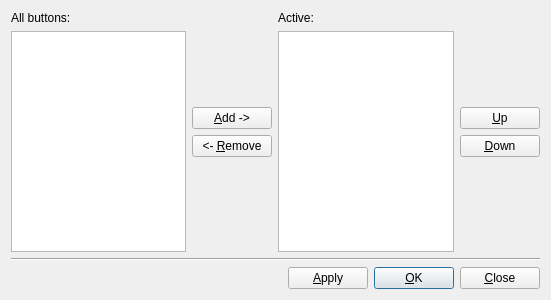
<?xml version="1.0" encoding="UTF-8"?>
<ui version="4.0">
 <class>ToolBarSetup</class>
 <widget class="QDialog" name="ToolBarSetup">
  <property name="geometry">
   <rect>
    <x>0</x>
    <y>0</y>
    <width>551</width>
    <height>300</height>
   </rect>
  </property>
  <property name="windowTitle">
   <string>Toolbar setup</string>
  </property>
  <layout class="QVBoxLayout">
   <property name="spacing">
    <number>6</number>
   </property>
   <property name="margin">
    <number>11</number>
   </property>
   <item>
    <layout class="QHBoxLayout">
     <property name="spacing">
      <number>6</number>
     </property>
     <property name="margin">
      <number>0</number>
     </property>
     <item>
      <layout class="QVBoxLayout">
       <property name="spacing">
        <number>6</number>
       </property>
       <property name="margin">
        <number>0</number>
       </property>
       <item>
        <widget class="QLabel" name="TextLabel1">
         <property name="text">
          <string>All buttons:</string>
         </property>
         <property name="wordWrap">
          <bool>false</bool>
         </property>
        </widget>
       </item>
       <item>
        <widget class="QListWidget" name="lstButtons"/>
       </item>
      </layout>
     </item>
     <item>
      <layout class="QVBoxLayout">
       <property name="spacing">
        <number>6</number>
       </property>
       <property name="margin">
        <number>0</number>
       </property>
       <item>
        <spacer name="Spacer2">
         <property name="orientation">
          <enum>Qt::Vertical</enum>
         </property>
         <property name="sizeType">
          <enum>QSizePolicy::Expanding</enum>
         </property>
         <property name="sizeHint" stdset="0">
          <size>
           <width>20</width>
           <height>20</height>
          </size>
         </property>
        </spacer>
       </item>
       <item>
        <widget class="QPushButton" name="btnAdd">
         <property name="text">
          <string>&amp;Add -&gt;</string>
         </property>
        </widget>
       </item>
       <item>
        <widget class="QPushButton" name="btnRemove">
         <property name="text">
          <string>&lt;- &amp;Remove</string>
         </property>
        </widget>
       </item>
       <item>
        <spacer name="Spacer3">
         <property name="orientation">
          <enum>Qt::Vertical</enum>
         </property>
         <property name="sizeType">
          <enum>QSizePolicy::Expanding</enum>
         </property>
         <property name="sizeHint" stdset="0">
          <size>
           <width>20</width>
           <height>20</height>
          </size>
         </property>
        </spacer>
       </item>
      </layout>
     </item>
     <item>
      <layout class="QVBoxLayout">
       <property name="spacing">
        <number>6</number>
       </property>
       <property name="margin">
        <number>0</number>
       </property>
       <item>
        <widget class="QLabel" name="TextLabel2">
         <property name="text">
          <string>Active:</string>
         </property>
         <property name="wordWrap">
          <bool>false</bool>
         </property>
        </widget>
       </item>
       <item>
        <widget class="QListWidget" name="lstActive"/>
       </item>
      </layout>
     </item>
     <item>
      <layout class="QVBoxLayout">
       <property name="spacing">
        <number>6</number>
       </property>
       <property name="margin">
        <number>0</number>
       </property>
       <item>
        <spacer name="Spacer4">
         <property name="orientation">
          <enum>Qt::Vertical</enum>
         </property>
         <property name="sizeType">
          <enum>QSizePolicy::Expanding</enum>
         </property>
         <property name="sizeHint" stdset="0">
          <size>
           <width>20</width>
           <height>20</height>
          </size>
         </property>
        </spacer>
       </item>
       <item>
        <widget class="QPushButton" name="btnUp">
         <property name="text">
          <string>&amp;Up</string>
         </property>
        </widget>
       </item>
       <item>
        <widget class="QPushButton" name="btnDown">
         <property name="text">
          <string>&amp;Down</string>
         </property>
        </widget>
       </item>
       <item>
        <spacer name="Spacer5">
         <property name="orientation">
          <enum>Qt::Vertical</enum>
         </property>
         <property name="sizeType">
          <enum>QSizePolicy::Expanding</enum>
         </property>
         <property name="sizeHint" stdset="0">
          <size>
           <width>20</width>
           <height>20</height>
          </size>
         </property>
        </spacer>
       </item>
      </layout>
     </item>
    </layout>
   </item>
   <item>
    <widget class="Line" name="Line1">
     <property name="frameShape">
      <enum>QFrame::HLine</enum>
     </property>
     <property name="frameShadow">
      <enum>QFrame::Sunken</enum>
     </property>
    </widget>
   </item>
   <item>
    <layout class="QHBoxLayout">
     <property name="spacing">
      <number>6</number>
     </property>
     <property name="margin">
      <number>0</number>
     </property>
     <item>
      <spacer name="Spacer4_2">
       <property name="orientation">
        <enum>Qt::Horizontal</enum>
       </property>
       <property name="sizeType">
        <enum>QSizePolicy::Expanding</enum>
       </property>
       <property name="sizeHint" stdset="0">
        <size>
         <width>20</width>
         <height>20</height>
        </size>
       </property>
      </spacer>
     </item>
     <item>
      <widget class="QPushButton" name="btnApply">
       <property name="text">
        <string>&amp;Apply</string>
       </property>
      </widget>
     </item>
     <item>
      <widget class="QPushButton" name="btnOk">
       <property name="text">
        <string>&amp;OK</string>
       </property>
       <property name="default">
        <bool>true</bool>
       </property>
      </widget>
     </item>
     <item>
      <widget class="QPushButton" name="btnClose">
       <property name="text">
        <string>&amp;Close</string>
       </property>
      </widget>
     </item>
    </layout>
   </item>
  </layout>
 </widget>
 <pixmapfunction>qPixmapFromMimeSource</pixmapfunction>
 <resources/>
 <connections/>
</ui>
